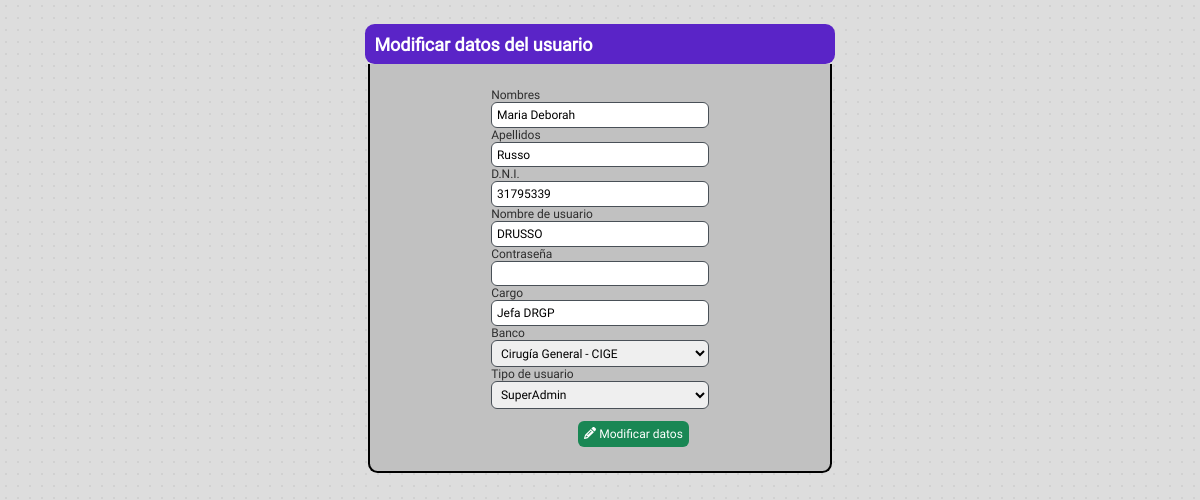
Before: /app/search/modificarUser?id=12 (signed in) with the older database file.
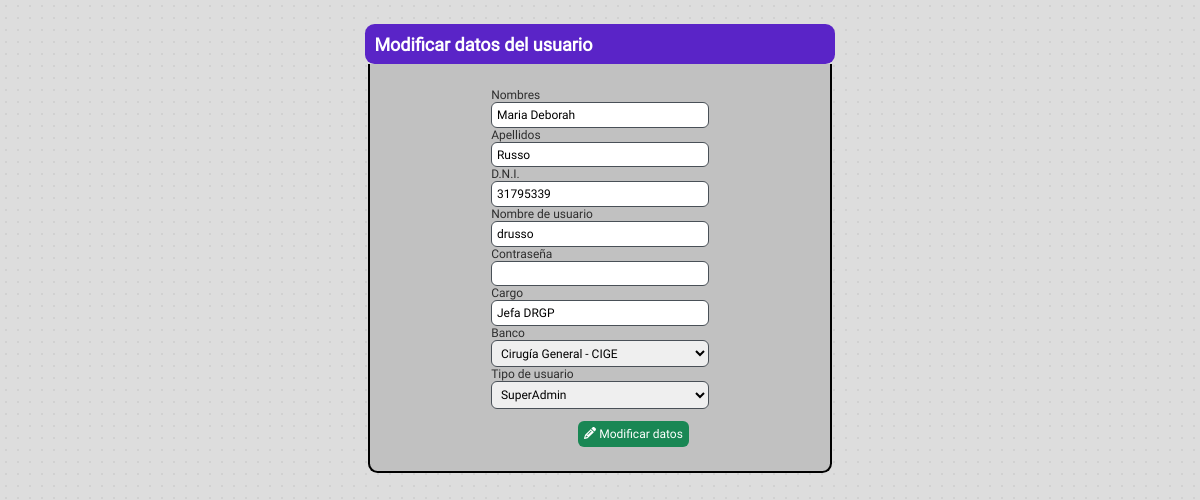
After: the same page with the newer database file.
### tables this page shows
CREATE TABLE `users` (
  `id` int(11) NOT NULL,
  `nombre` varchar(255) NOT NULL,
  `apellido` varchar(255) NOT NULL,
  `dni` int(10) NOT NULL,
  `username` varchar(255) NOT NULL,
  `password` varchar(255) NOT NULL,
  `cargo` varchar(255) NOT NULL,
  `tipo_usuario` varchar(255) NOT NULL,
  `banco` varchar(255) NOT NULL,
  `ref` varchar(255) NOT NULL,
  `firma` longtext NOT NULL,
  `matricula` varchar(255) NOT NULL
);

### app/search/modificarUser.php (the view, shortened to what this page needs)
<?php
require_once '../../app/db/user.php';
$db = new DB();
$pdo = $db->connect();
if (isset($_GET['id']) && is_numeric($_GET['id'])) {
    $id = $_GET['id'];
    $stmt = $pdo->prepare("SELECT id, nombre, apellido, dni, username, cargo, tipo_usuario, banco FROM users WHERE id = :id");
    $stmt->bindParam(':id', $id, PDO::PARAM_INT);
    $stmt->execute();
    $userData = $stmt->fetch(PDO::FETCH_ASSOC);
    if ($userData) {
        $nombre = $userData['nombre'];
        $apellido = $userData['apellido'];
        $dni = $userData['dni'];
        $username = $userData['username'];
        $cargo = $userData['cargo'];
        $bancos = $userData['banco'];
        $tipoUsuario = $userData['tipo_usuario'];
    } else {
        echo "No se encontraron datos para el ID proporcionado";
        exit();
    }
} else {
    echo "ID inválido o no proporcionado";
    exit();
}
?>
<!DOCTYPE html>
<html lang="es-AR">
<head>
    <link rel="stylesheet" href="/Banco/public/css/base.css">
    <link rel="stylesheet" href="/Banco/public/css/header.css">
    <link rel="stylesheet" href="/Banco/public/css/modificarUser.css">
</head>
<body>
    <article>
        <div class="datosForm">
            <h2 class="datos-cabeza">Modificar datos del usuario</h2>
            <div class="datos-contenido">
                <form action="/Banco/app/search/modificar.php" method="post">
                    <label for="nombre">Nombres</label>
                    <input type="text" name="nombre" value="<?php echo $nombre; ?>" required>
                    <label for="apellido">Apellidos</label>
                    <input type="text" name="apellido" value="<?php echo $apellido; ?>" required>
                    <label for="dni">D.N.I.</label>
                    <input type="text" name="dni" value="<?php echo $dni; ?>" required>
                    <label for="username">Nombre de usuario</label>
                    <input type="text" name="username" value="<?php echo $username; ?>" required>
                    <label for="password">Contraseña</label>
                    <input type="text" name="password">
                    <label for="cargo">Cargo</label>
                    <input type="text" name="cargo" value="<?php echo $cargo; ?>" required>
                    <label for="banco">Banco</label>
                    <select name="banco" required>
                        <?php
                        try {
                            $stmt = $pdo->prepare("SELECT id, banco, siglas FROM bancos");
                            $stmt->execute();
                            while ($row = $stmt->fetch(PDO::FETCH_ASSOC)) {
                                $banco = $row['banco'];
                                $siglas = $row['siglas'];
                                if ($bancos == "Otro") {
                                    echo "<option value='Otro' selected>Otro</option>";
                                } else {
                                $selected = ($bancos == $siglas) ? 'selected' : '';
                                echo "<option value='$siglas' $selected>$banco - $siglas</option>";
                                }
                            }
                        } catch (PDOException $e) {
                            echo 'Error: ' . $e->getMessage();
                        }
                        ?>
                    </select>
                    <label for="tipo_usuario">Tipo de usuario</label>
                    <select name="tipo_usuario" id="tipo_usuario" required>
                        <option value="SuperAdmin" <?php if ($tipoUsuario == "SuperAdmin") echo "selected"; ?>>SuperAdmin</option>
                    </select>
                    <button type="submit" class="btn-verde"><i class="fa-solid fa-pencil"></i> Modificar datos</button>
                </form>
            </div>
        </div>
    </article>
</body>
</html>

Changed rows visible on the page:
changed users "Maria Deborah": username "DRUSSO" → "drusso"
